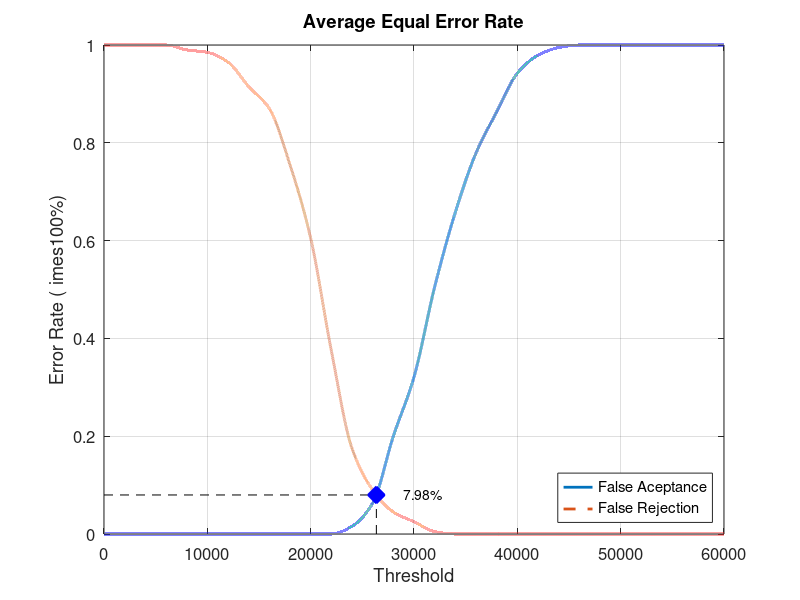
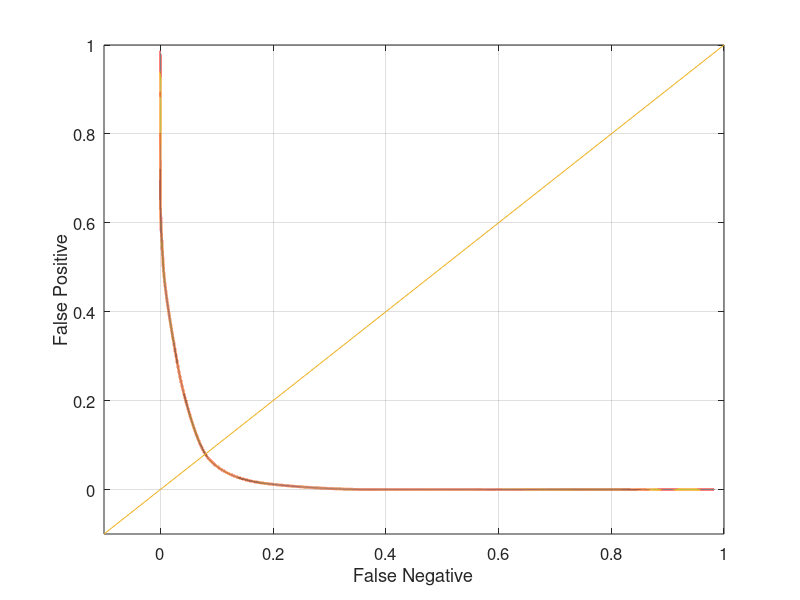

Reproduce these figures in MATLAB, in order.
close all;
clear;
clc;
x = 0:2000:60000;
xq = 0:0.5:60000;

y0 = [0 0 0 0 0 0 0 0 0 0 0 0 0.0157895 0.0631579 0.2 0.321053 0.505263 0.657895 0.778947 0.863158 0.942105 0.978947 0.994737 1 1 1 1 1 1 1 1]
yy0 = interp1(x, y0, xq, 'pchip');
y1 = [1 1 1 1 0.99 0.985 0.965 0.915 0.87 0.755 0.605 0.375 0.175 0.09 0.045 0.025 0.005 0 0 0 0 0 0 0 0 0 0 0 0 0 0]
yy1 = interp1(x, y1, xq, 'pchip');

% Calculating EER: 
y2 = abs(y0 - y1);
find(y2 == min(y2))
yy2 = abs(yy0 - yy1);
xEER = find(yy2 == min(yy2));
xEERIndex = xq(xEER) % X-axis EER
yEER = yy0(xEER) % Y-axis EER

main = figure
plot(xq, yy0,'-','LineWidth', 2);	hold on
plot(xq, yy1,'--','LineWidth', 2);	hold on
plot([xEERIndex xEERIndex], [0 yEER], 'k--');	hold on
plot([0 xEERIndex], [yEER yEER], 'k--');	hold on
plot(xEERIndex, yEER, 'bx', 'LineWidth', 10);	hold on
text(xEERIndex + 10 * xEERIndex / 100, yEER, [num2str(round((10000 * yEER)) / 100) '%'])
legend('False Aceptance', 'False Rejection', 'Location', 'SouthEast')
xlabel('Threshold')
ylabel('Error Rate (	imes100%)')
title('Average Equal Error Rate')
set(gca, 'FontSize', 12)
axis([0 60000 0 1])
grid on

print(main, 'Database4_4Main', '-dpng');
FNRxFPR = figure('Color', [1 1 1]);
plot(yy1, yy0, '-', yy1, yy0, 'LineWidth', 2);
hold on
y = -0.1:0.1:1
plot(y, y); 
set(gca, 'FontSize', 12)
xlabel('False Negative')
ylabel('False Positive')
axis([-0.1 1 -0.1 1])
set(gca, 'FontSize', 12)
grid on

print(FNRxFPR, 'Database4_4FNRxFPR','-dpng');
